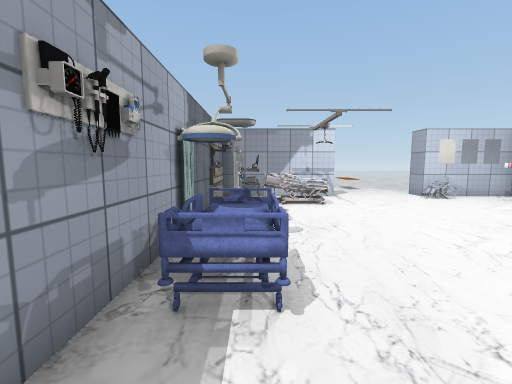
view 1 (above)

22 first-person views from a walk through a Unity game level. The camera is 1.4 m above the floor, tilts 6° down and sees 90° across. The floor is counted in squares, 1 m on a side. Each view is taken from the middle of a square. On the plan, view 1 faces up. The plan holds only what a view shows up to about 13 squares ahead; the rest is blank. The place goes on beyond the plan. The player is left out. Some animated figures are not drawn. Some surface patterns are stand-ins.

view 2
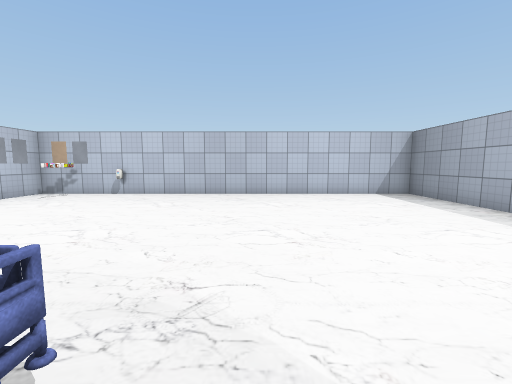

view 3
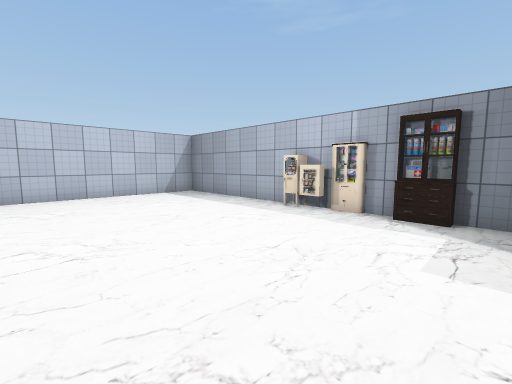

view 4
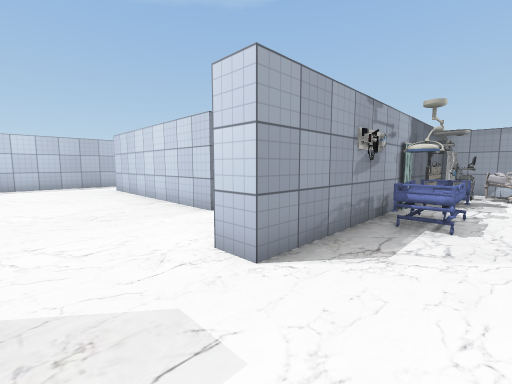

view 5
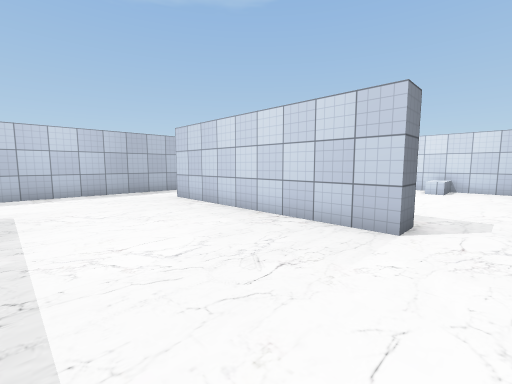

view 6
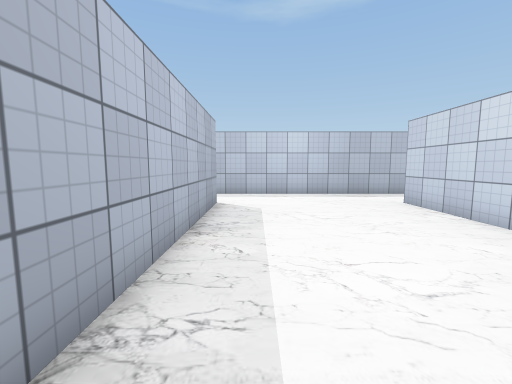

view 7
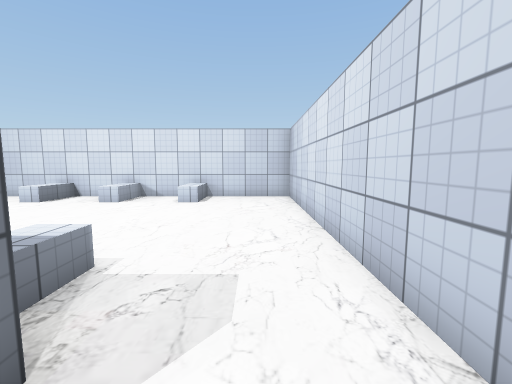

view 8
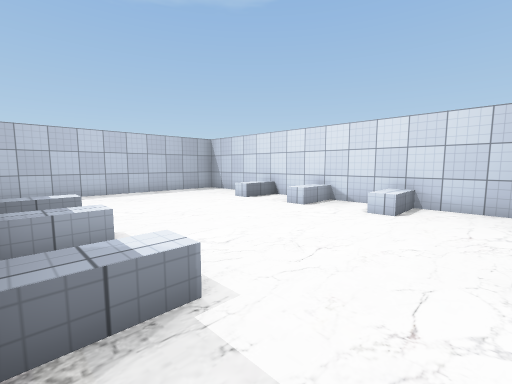

view 9
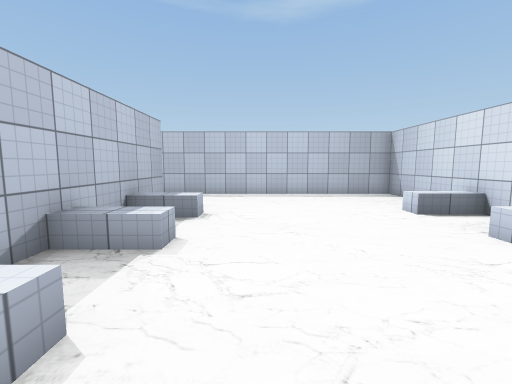

view 10
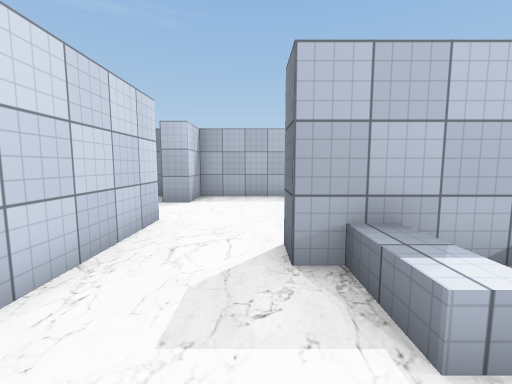

view 11
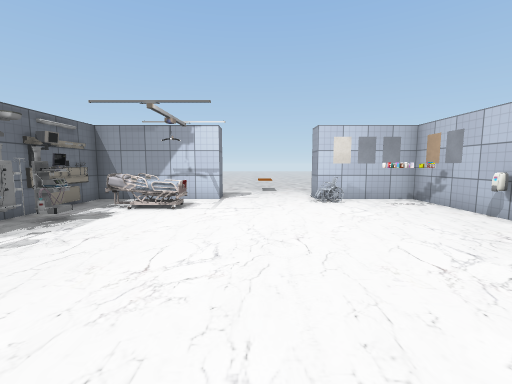

view 12
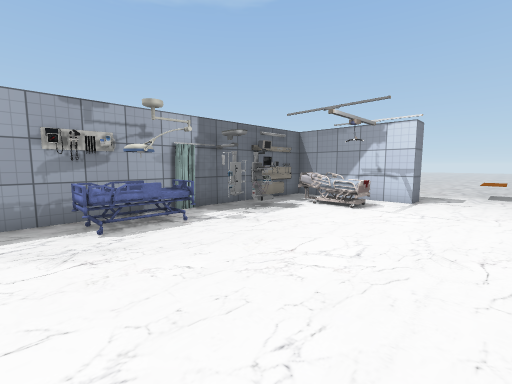

view 13
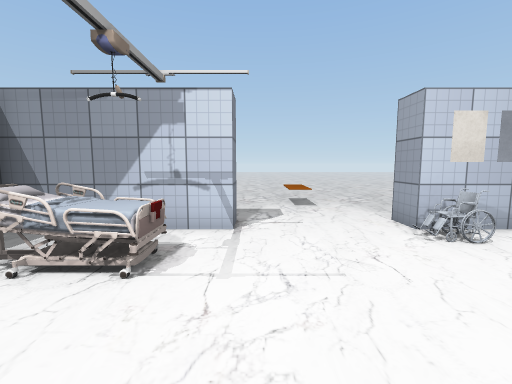

view 14
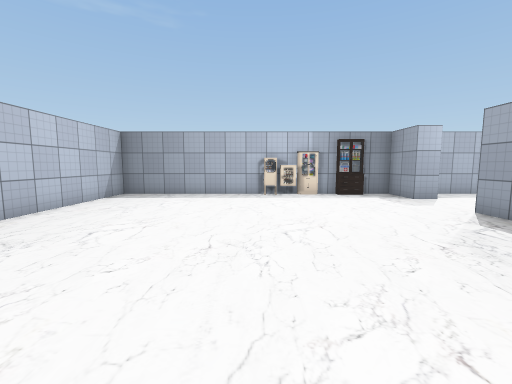

view 15
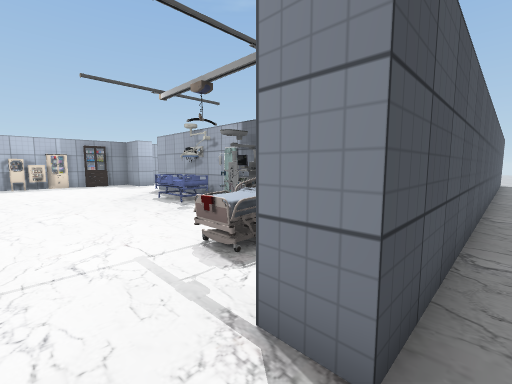

view 16
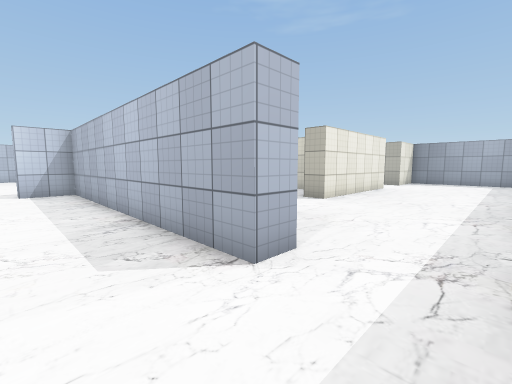

view 17
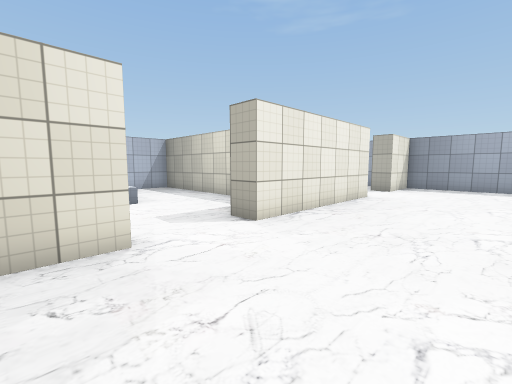

view 18
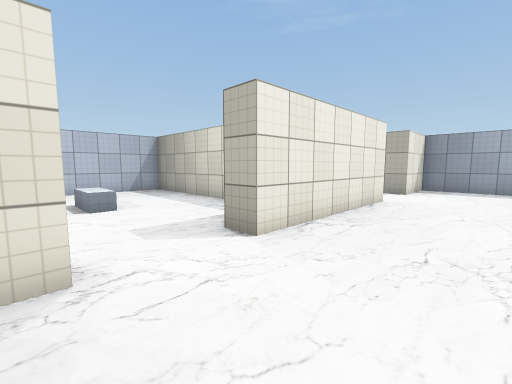

view 19
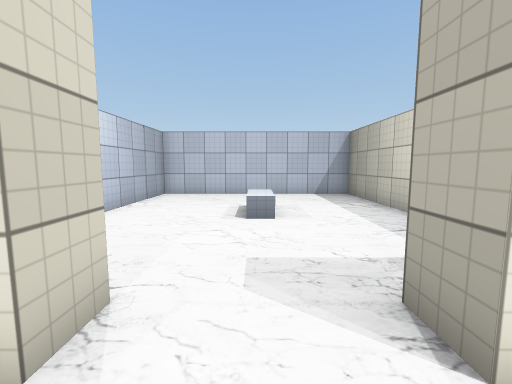

view 20
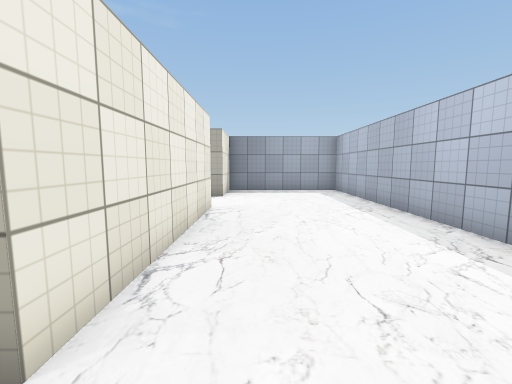

view 21
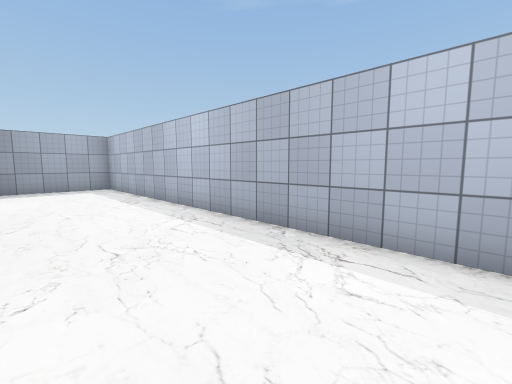

view 22
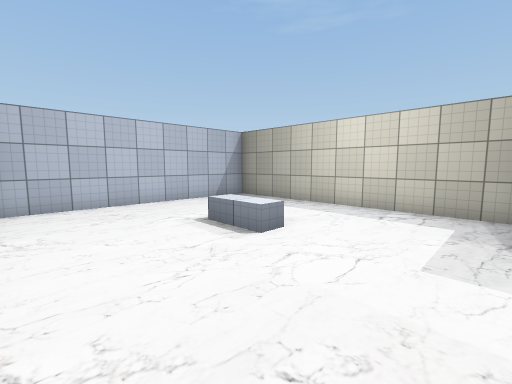

### Floor plan
Points are (right, up) in squares from view 1. A wall is a line through its corners. A room is listed if a view was taken in it or the views show most of it. See-through windows are left out.
Room 1 (views 1, 2, 3, 4, 5, 6, 11, 12, 13, 14, 15, 16)
walls: (-5.5, 0.5) (-14.5, 0.5); (3.4, -6.5) (11.5, -6.5) (11.5, 11.5) (7.5, 11.5) (7.5, 12.5); (-12.4, 12.5) (3.5, 12.5) (3.5, 11.5) (-1.5, 11.5) (-1.5, -1.5) (-2.5, -1.5) (-2.5, -0.5); (-14.5, -7.5) (-14.5, -6.5) (-2.5, -6.5) (-2.5, -4.5) (-1.5, -4.5) (-1.5, -6.5) (1.6, -6.5); (-17.5, 0.5) (-17.5, -7)
ways out: opening at (-16, 0) to room 2; opening at (-4, -0.7) to room 2; opening at (-16, -7) to room 3; opening at (8, 13)
objects: bed (-1, 2) to (0, 4); curtain (-1, 5); other object (0, -6) to (1, -6); lamp (0, 3); other object (0, 6) to (0, 8); bed (0, 9) to (3, 10); other object (2, -6); other object (3, -6); other object (4, -6); other object (8, 10); poster (8, 11); other object (10, 10); other object (11, 8); other object (11, 9); poster (11, 10)
Room 2 (views 7, 8, 9, 10)
walls: (-14.5, 1.5) (-5.5, 1.5) (-5.5, 0.5); (-2.5, -0.5) (-2.5, 11.5) (-17.5, 11.5) (-17.5, 0.5)
low walls: (-9.9, 3.4) (-9.1, 3.4) (-9.1, 1.5); (-12.5, 3.4) (-11.7, 3.4) (-11.7, 1.6); (-7, 3.4) (-6.2, 3.4) (-6.2, 1.5); (-9.1, 11.4) (-9.1, 9.6) (-10, 9.6); (-12.2, 11.6) (-12.2, 9.6) (-13, 9.6); (-6.2, 11.4) (-6.2, 9.6) (-7, 9.6)
ways out: opening at (-16, 0) to room 1; opening at (-4, -0.7) to room 1
Room 3 (views 17, 18, 19, 20, 21, 22)
walls: (-10.1, -16.5) (-0.5, -16.5) (-0.5, -7.5) (-5.5, -7.5); (-10.5, -10.5) (-11.5, -10.5) (-11.5, -8.9); (-11.5, -20.6) (-11.5, -13.5) (-10.5, -13.5); (-17.5, -9.9) (-17.5, -25.1); (-11.5, -25) (-11.5, -23.5)
low walls: (-6.4, -12.6) (-6.4, -11.8) (-4.5, -11.8)
ways out: opening at (-16, -7) to room 1; opening at (-11, -22)

Positions as (right, up) in squares from view 1, and headings:
1: (0, 0), facing up
2: (-1, 1), facing right
3: (-1, 1), facing down-right
4: (1, -4), facing up-left
5: (-4, -5), facing up-left
6: (-5, -5), facing left
7: (-4, 0), facing up
8: (-4, 2), facing up-left
9: (-5, 5), facing left
10: (-5, 5), facing down
11: (5, 1), facing up
12: (6, 1), facing up-left
13: (4, 6), facing up
14: (5, 6), facing down
15: (5, 13), facing down-left
16: (-17, -4), facing down-right
17: (-16, -9), facing down-right
18: (-15, -10), facing down-right
19: (-13, -12), facing right
20: (-13, -12), facing down
21: (-13, -10), facing down-left
22: (-10, -8), facing down-right
